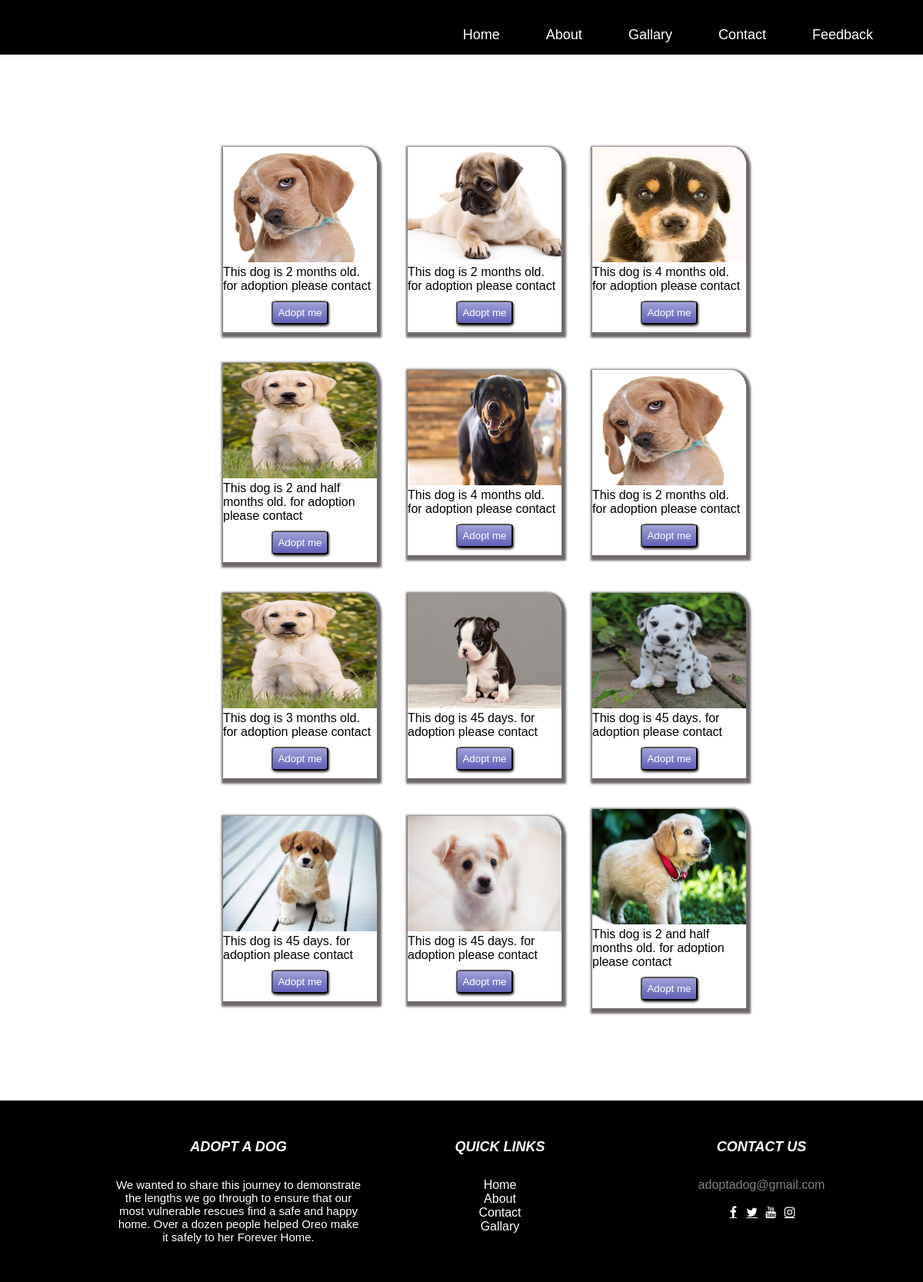
/gallary, run on the app's committed database.
### home/models.py (models this page shows)
class Gallary(models.Model):
    image   = models.ImageField(upload_to='media/', default='')
    textpara= models.CharField(null=True, max_length=300)
    date = models.DateField()

### home/views.py (the view)
# urls.py: path('gallary', views.gallary, name='gallary'),
def gallary(request):
    if request.method=="POST":
        image= request.POST.get('image')
        textpara=request.POST.get('textpara')
        gallary = Gallary(image=image, textpara=textpara, date=datetime.today())
        gallary.save()
    gal= Gallary.objects.all()
    return render(request, 'gallary.html', {'gall':gal})

### templates/gallary.html (shortened to what this page needs)
{% extends 'base.html'%}
{% block body%}
 <div class="mygallary">
<form class="gform" action="/gallary" method="POST">
        {% for i in gall %}
        <div class="mygcard">
            <div class="imageg" ><img src="{{i.image.url}}" alt="image" class="imgg"></div>
            <div class="paragalary"><p name='textarea'>{{i.textpara}}</p></div>
            <div class="twobuttons">
            <a href="/contact"><input type="button" value="Adopt me" class='btng'></a>
            </div>
    </div>
    {% endfor %}
</form>
</div>
{% endblock body%}

### templates/base.html (shortened to what this page needs)
{% load static %}
<!DOCTYPE html>
<html>
<head>
	<link rel="stylesheet" type="text/css" href="{% static 'style.css' %}">
	<link rel="stylesheet" type="text/css" href="{% static 'feedback.css' %}">
	<link rel="stylesheet" type="text/css" href="{% static 'gallary.css' %}">
	<link rel="stylesheet" type="text/css" href="{% static 'contact.css' %}">
	<link rel="stylesheet" type="text/css" href="{% static 'about.css' %}">
	<link rel="stylesheet" href="https://cdnjs.cloudflare.com/ajax/libs/font-awesome/4.7.0/css/font-awesome.min.css">
</head>
<body>
<nav>
	<div class="navbar">
		<ul>
			<li class="Home"><a href="">Home</a></li>
			<li class="About"><a href="/about">About</a></li>
			<li class="Gallary"><a href="/gallary">Gallary</a></li>
			<li class="Contact"><a href="/contact">Contact</a></li>
			<li class="feedback"><a href="/feedback">Feedback</a></li>
		</ul>
	</div>
</nav>
{% block body%} {% endblock body %}
<footer>
	<div class="footer">
		<div class="column1">
			<h5>ADOPT A DOG</h5>
			<p style="font-size: 15px;">We wanted to share this journey to demonstrate the lengths we go through to ensure that our most vulnerable rescues find a safe and happy home. Over a dozen people helped Oreo make it safely to her Forever Home.</p>
		</div>
		<div class="column2">
			<h5>QUICK LINKS</h5>
			<div>
			<div class="quick"><a href=""> Home</a></div>
			<div class="quick"><a href="/about"> About</a></div>
			<div class="quick"><a href="/contact">Contact</a></div>
			<div class="quick"><a href="/gallary">Gallary</a></div>
			</div>
		</div>
		<div class="column3">
			<h5>CONTACT US</h5>
			<div class="email"><a href=""></a>adoptadog@gmail.com</div><br>
			<a href="#" class="fa fa-facebook"></a>
			<a href="#" class="fa fa-twitter"></a>
			<a href="#" class="fa fa-youtube"></a>
			<a href="#" class="fa fa-instagram"></a>
		</div>
	</div>
</footer>
</body>
</html>

### static/style.css (style rules this page uses)
* { margin: 0; padding:0; font-family: arial; overflow-x: hidden; }
.navbar { background-color: black; }
ul { margin-top: 20px; margin-right: 35px; display: flex; justify-content: flex-end; }
ul li { list-style-type: none; padding: 15px 30px; }
ul li a { text-decoration: none; color:white; font-size: 18px; transition: 0.2s; }
footer { background-color: black; color:white; }
.footer { padding: 20px; display: flex; justify-content: center; }
h5 { margin-bottom: 30px; font-size: 18px; font-style: italic; font-weight: 3px; }
.column1, .column3 { padding: 30px; width: 400px; }
.column1 { margin-left: 100px; text-align: center; }
.column2 { width:300px; padding: 30px; text-align: center; }
.column3 { text-align: center; }
.quick a { text-decoration: none; color:white; cursor: pointer; overflow: hidden; }
.email { cursor: pointer; text-decoration: none; color:gray; }
.fa-facebook, .fa-twitter, .fa-youtube, .fa-instagram { color:white; width: 20px; }

### static/feedback.css (style rules this page uses)
.feedback { text-align: center; }

### static/gallary.css (style rules this page uses)
.mygallary { width:800px; margin:100px 230px; }
.gform { display: flex; justify-content: center; align-items: center; flex-wrap: wrap; }
.mygcard { width: 200px; box-shadow: 2px 3px 3px 4px rgb(110, 105, 105); border-top-right-radius: 10%; margin:20px; transition: 0.5s ease-in-out; }
.twobuttons { text-align: center; }
.btng { color:white; background-image: linear-gradient(rgb(161, 161, 216), rgb(96, 96, 184)); padding: 6px; border-radius: 10%; margin:10px 10px; box-shadow: 1px 2px 3px rgb(61, 54, 54); transition: 0.2s ease; }
.imageg { overflow: hidden; }
.imgg { width:200px; height:150px; border-top-right-radius:10% ; background-size: cover; background-position:center; }

### data on the page
Gallary: image (picture), textpara "This dog is 2 months old. for adoption please contact"
Gallary: image (picture), textpara "This dog is 2 months old. for adoption please contact"
Gallary: image (picture), textpara "This dog is 4 months old. for adoption please contact"
Gallary: image (picture), textpara "This dog is 2 and half months old. for adoption please contact"
Gallary: image (picture), textpara "This dog is 4 months old. for adoption please contact"
Gallary: image (picture), textpara "This dog is 2 months old. for adoption please contact"
Gallary: image (picture), textpara "This dog is 3 months old. for adoption please contact"
Gallary: image (picture), textpara "This dog is 45 days. for adoption please contact"
Gallary: image (picture), textpara "This dog is 45 days. for adoption please contact"
Gallary: image (picture), textpara "This dog is 45 days. for adoption please contact"
Gallary: image (picture), textpara "This dog is 45 days. for adoption please contact"
Gallary: image (picture), textpara "This dog is 2 and half months old. for adoption please contact"
